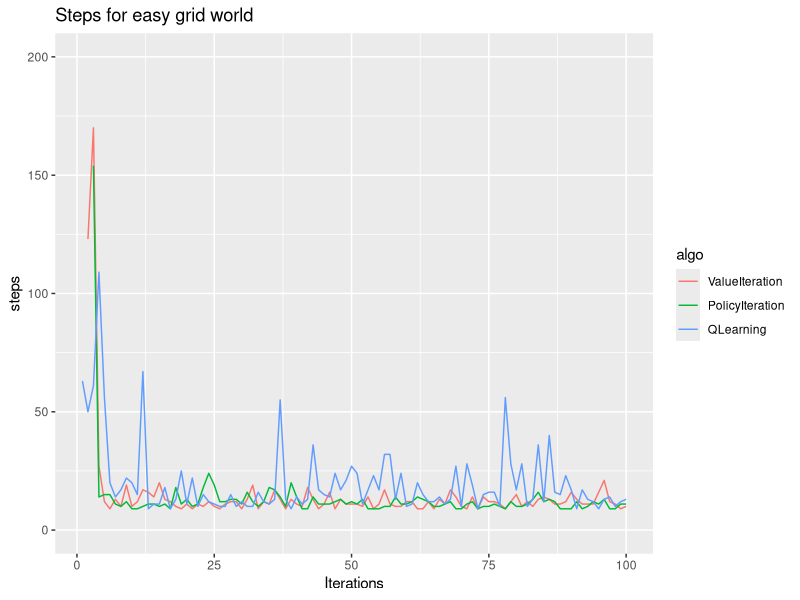
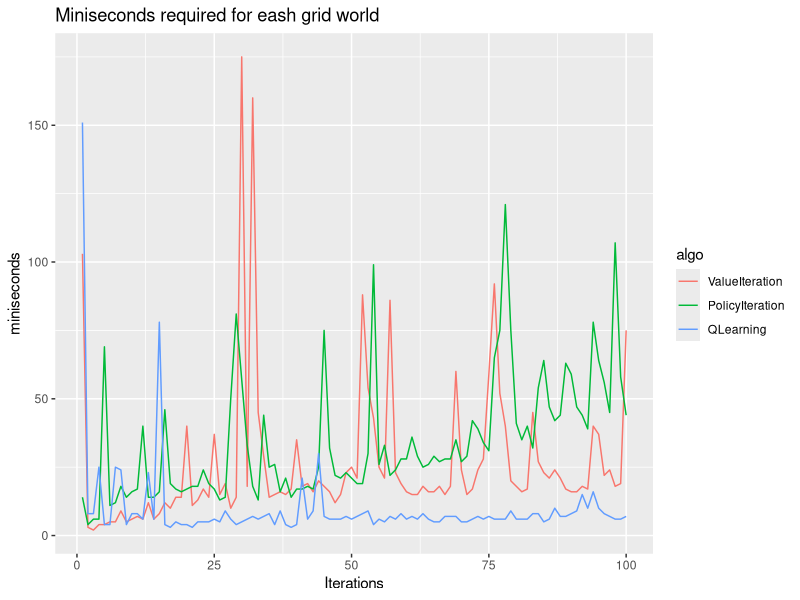
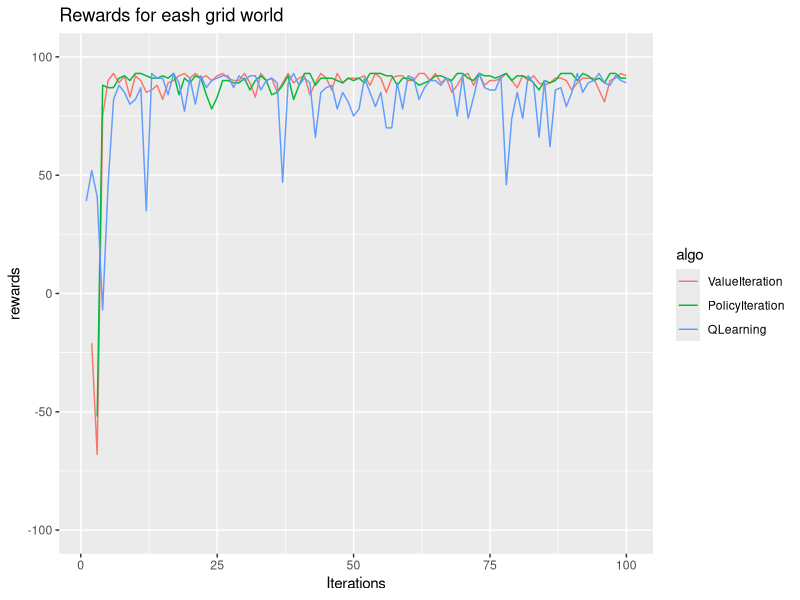

The R script that drew these images, in order:
# graph the reinforcement learning for easy grid world
library(ggplot2)
library(reshape)
Iterations <- seq(1, 100)

## graph the steps
ValueIteration <- c(941,123,170,27,12,9,13,10,19,10,12,17,16,14,20,13,12,10,9,11,9,11,10,12,10,9,11,12,12,9,13,19,9,12,11,17,13,9,13,11,10,18,13,9,11,16,9,13,11,11,11,10,14,9,11,17,11,10,10,12,12,9,9,12,9,13,11,17,14,10,9,14,9,14,12,12,11,9,12,15,10,12,10,13,14,13,11,11,12,16,13,11,11,11,16,21,12,11,9,10)
range(ValueIteration) # 9, 941
PolicyIteration <- c(1409,1059,154,14,15,15,11,10,12,9,9,10,11,11,10,11,9,18,11,13,10,11,18,24,19,12,12,13,13,11,16,12,10,12,18,17,14,10,20,14,9,9,14,11,11,11,12,13,11,12,11,13,9,9,9,10,10,14,11,11,12,14,13,12,10,10,11,12,9,9,11,12,9,10,10,11,10,9,12,10,10,11,13,16,12,13,12,9,9,9,12,9,10,12,11,13,9,9,11,11)
range(PolicyIteration) # 9, 1409
QLearning <- c(63,50,61,109,56,20,14,17,22,20,15,67,9,11,11,18,9,13,25,11,22,10,15,12,11,10,10,15,10,12,10,10,16,12,11,13,55,13,9,14,11,13,36,17,15,14,24,17,21,27,24,11,17,23,17,32,32,13,24,10,11,20,15,12,12,14,11,13,27,10,28,19,9,15,16,16,10,56,28,17,28,10,13,36,12,40,16,15,23,17,9,17,13,12,9,13,14,10,12,13)
range(QLearning) # 9, 109

steps <- cbind(Iterations, ValueIteration, PolicyIteration, QLearning) 
steps <- as.matrix(steps)

rownames(steps) <- steps[,'Iterations']
steps <- subset(steps, select = -c(Iterations))
steps <- melt(steps, id.vars = 'Iterations', variable.names = 'algo')
colnames(steps) <- c('Iterations', 'algo', 'steps')

head(steps)
tail(steps)

ggplot(steps, aes(Iterations, steps)) + 
        geom_line(aes(colour = algo)) + 
        ggtitle("Steps for easy grid world") + ylim(0, 200)

# graph the times
ValueIteration <- c(103,3,2,4,4,5,5,9,5,6,7,6,12,6,8,12,10,14,14,40,11,13,17,14,37,15,19,10,14,175,18,160,45,29,14,15,16,15,17,35,18,19,16,20,18,16,12,15,23,25,21,88,54,43,25,21,86,23,19,16,15,15,18,16,16,18,15,18,60,24,15,17,24,28,59,92,52,40,20,18,16,17,45,27,23,21,24,21,17,16,16,18,17,40,37,22,24,18,19,75)
range(ValueIteration) # 2 , 175
PolicyIteration <- c(14,4,6,6,69,11,12,18,14,16,17,40,14,14,16,46,19,17,16,17,18,18,24,19,17,13,14,50,81,57,33,18,13,44,25,26,16,21,14,17,17,18,17,25,75,32,22,21,23,21,19,19,30,99,26,33,22,24,28,28,36,29,25,26,29,27,28,28,35,27,29,42,39,34,31,65,75,121,75,41,35,40,32,54,64,47,42,44,63,59,47,44,39,78,64,56,45,107,58,44)
range(PolicyIteration) # 4, 121
QLearning <- c(151,8,8,25,4,4,25,24,4,8,8,6,23,6,78,4,3,5,4,4,3,5,5,5,6,5,9,6,4,5,6,7,6,7,8,4,9,4,3,4,21,6,9,30,7,6,6,6,7,6,7,8,9,4,6,5,7,6,8,6,7,6,8,6,5,5,7,7,7,5,5,6,7,6,7,6,6,6,9,6,6,6,8,8,5,6,10,7,7,8,9,15,10,16,10,8,7,6,6,7)
range(QLearning) # 3, 151

times <- cbind(Iterations, ValueIteration, PolicyIteration, QLearning)
times <- as.matrix(times)

rownames(times) <- times[,'Iterations']
times <- subset(times, select = -c(Iterations))
times <- melt(times, id.vars = 'Iterations', variable.names = 'algo')
colnames(times) <- c('Iterations', 'algo', 'miniseconds')

head(times)
tail(times)

ggplot(times, aes(Iterations, miniseconds)) + 
        geom_line(aes(colour = algo)) + 
        ggtitle("Miniseconds required for eash grid world")





# graph the rewards
ValueIteration <- c(-839.0,-21.0,-68.0,75.0,90.0,93.0,89.0,92.0,83.0,92.0,90.0,85.0,86.0,88.0,82.0,89.0,90.0,92.0,93.0,91.0,93.0,91.0,92.0,90.0,92.0,93.0,91.0,90.0,90.0,93.0,89.0,83.0,93.0,90.0,91.0,85.0,89.0,93.0,89.0,91.0,92.0,84.0,89.0,93.0,91.0,86.0,93.0,89.0,91.0,91.0,91.0,92.0,88.0,93.0,91.0,85.0,91.0,92.0,92.0,90.0,90.0,93.0,93.0,90.0,93.0,89.0,91.0,85.0,88.0,92.0,93.0,88.0,93.0,88.0,90.0,90.0,91.0,93.0,90.0,87.0,92.0,90.0,92.0,89.0,88.0,89.0,91.0,91.0,90.0,86.0,89.0,91.0,91.0,91.0,86.0,81.0,90.0,91.0,93.0,92.0)
range(ValueIteration) # -839 93
PolicyIteration <- c(-1307.0,-957.0,-52.0,88.0,87.0,87.0,91.0,92.0,90.0,93.0,93.0,92.0,91.0,91.0,92.0,91.0,93.0,84.0,91.0,89.0,92.0,91.0,84.0,78.0,83.0,90.0,90.0,89.0,89.0,91.0,86.0,90.0,92.0,90.0,84.0,85.0,88.0,92.0,82.0,88.0,93.0,93.0,88.0,91.0,91.0,91.0,90.0,89.0,91.0,90.0,91.0,89.0,93.0,93.0,93.0,92.0,92.0,88.0,91.0,91.0,90.0,88.0,89.0,90.0,92.0,92.0,91.0,90.0,93.0,93.0,91.0,90.0,93.0,92.0,92.0,91.0,92.0,93.0,90.0,92.0,92.0,91.0,89.0,86.0,90.0,89.0,90.0,93.0,93.0,93.0,90.0,93.0,92.0,90.0,91.0,89.0,93.0,93.0,91.0,91.0)
range(PolicyIteration) #-1307 93
QLearning <- c(39.0,52.0,41.0,-7.0,46.0,82.0,88.0,85.0,80.0,82.0,87.0,35.0,93.0,91.0,91.0,84.0,93.0,89.0,77.0,91.0,80.0,92.0,87.0,90.0,91.0,92.0,92.0,87.0,92.0,90.0,92.0,92.0,86.0,90.0,91.0,89.0,47.0,89.0,93.0,88.0,91.0,89.0,66.0,85.0,87.0,88.0,78.0,85.0,81.0,75.0,78.0,91.0,85.0,79.0,85.0,70.0,70.0,89.0,78.0,92.0,91.0,82.0,87.0,90.0,90.0,88.0,91.0,89.0,75.0,92.0,74.0,83.0,93.0,87.0,86.0,86.0,92.0,46.0,74.0,85.0,74.0,92.0,89.0,66.0,90.0,62.0,86.0,87.0,79.0,85.0,93.0,85.0,89.0,90.0,93.0,89.0,88.0,92.0,90.0,89.0)
range((QLearning)) #-7 93
rewards <- cbind(Iterations, ValueIteration, PolicyIteration, QLearning)

rewards <- as.matrix(rewards)
rownames(rewards) <- rewards[,'Iterations']
rewards <- subset(rewards, select = -c(Iterations))
rewards <- melt(rewards, id.vars = 'Iterations', variable.names = 'algo')
colnames(rewards) <- c('Iterations', 'algo', 'rewards')
range(rewards$rewards)

head(rewards)
tail(rewards)

ggplot(rewards, aes(Iterations, rewards)) + 
        geom_line(aes(colour = algo)) + 
        ggtitle("Rewards for eash grid world") + ylim(-100, 100)
